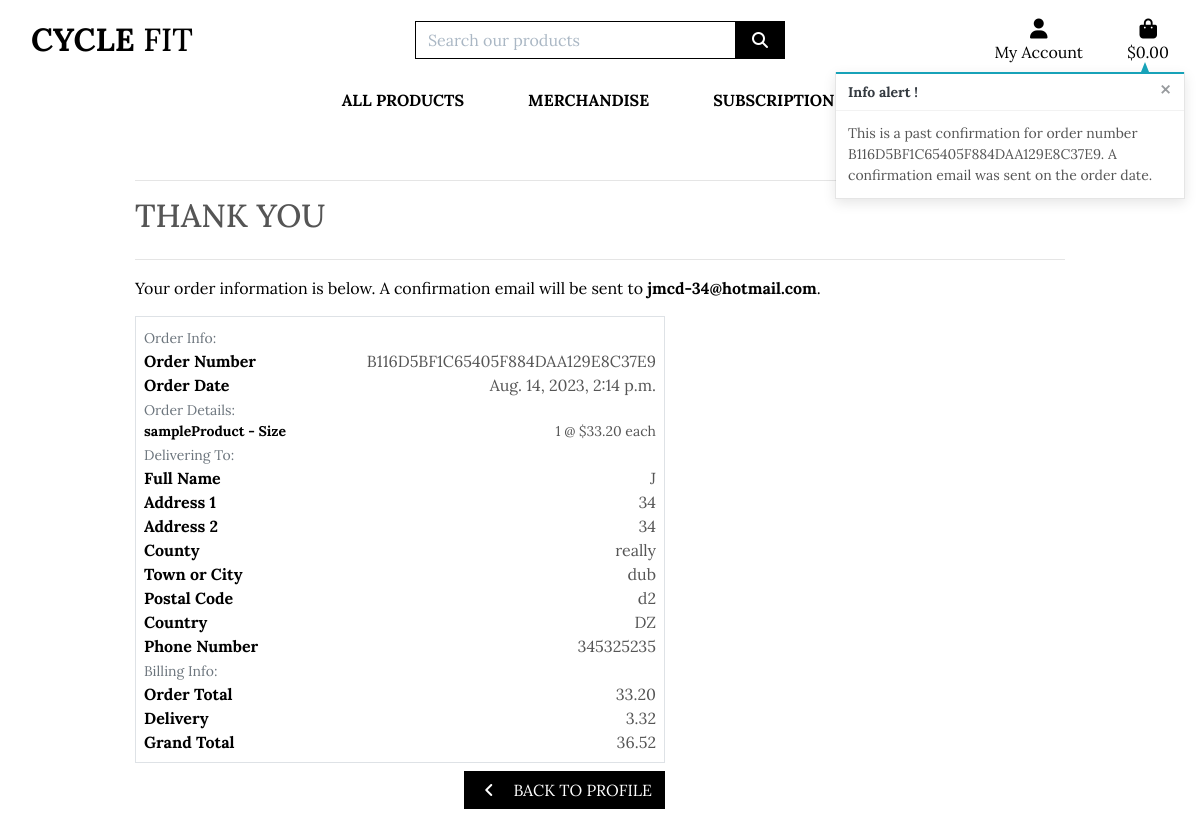
Page /profile/order_history/B116D5BF1C65405F884DAA129E8C37E9 on the earlier database version.
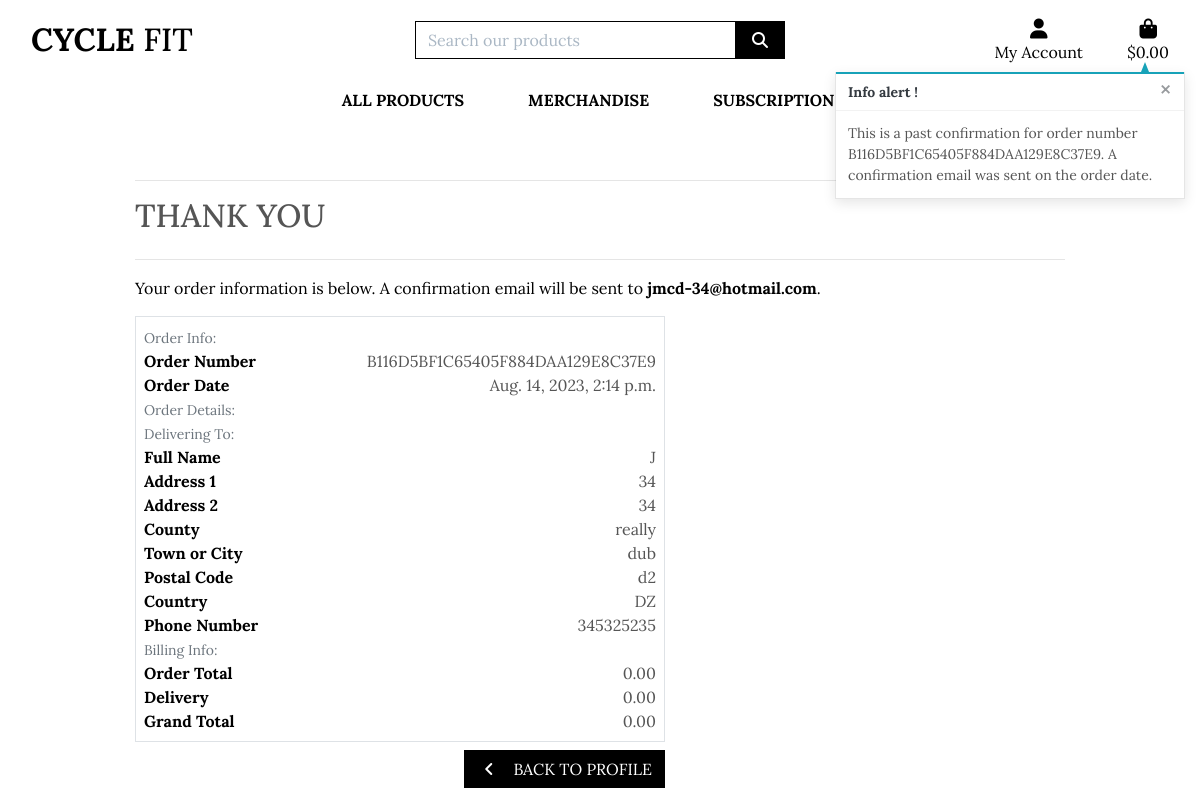
Same page on the later database version.
### checkout/models.py (models this page shows, shortened)
class Order(models.Model):
    order_number = models.CharField(max_length=32, null=False, editable=False)
    user_profile = models.ForeignKey(UserProfile, on_delete=models.SET_NULL,
                                     null=True, blank=True, related_name='orders')
    full_name = models.CharField(max_length=50, null=False, blank=False)
    email = models.EmailField(max_length=254, null=False, blank=False)
    phone_number = models.CharField(max_length=20, null=False, blank=False)
    country = CountryField(blank_label='Country *', null=False, blank=False)
    postcode = models.CharField(max_length=20, null=True, blank=True)
    town_or_city = models.CharField(max_length=40, null=False, blank=False)
    street_address1 = models.CharField(max_length=80, null=False, blank=False)
    street_address2 = models.CharField(max_length=80, null=True, blank=True)
    county = models.CharField(max_length=80, null=True, blank=True)
    date = models.DateTimeField(auto_now_add=True)
    delivery_cost = models.DecimalField(max_digits=6, decimal_places=2, null=False, default=0)
    order_total = models.DecimalField(max_digits=10, decimal_places=2, null=False, default=0)
    grand_total = models.DecimalField(max_digits=10, decimal_places=2, null=False, default=0)
    original_bag = models.TextField(null=False, blank=False, default='')
    stripe_pid = models.CharField(max_length=254, null=False, blank=False, default='')

class OrderLineItem(models.Model):
    order = models.ForeignKey(Order, null=False, blank=False, on_delete=models.CASCADE, related_name='lineitems')
    product = models.ForeignKey(Product, null=False, blank=False, on_delete=models.CASCADE)
    product_size = models.CharField(max_length=2, null=True, blank=True) # XS, S, M, L, XL
    quantity = models.IntegerField(null=False, blank=False, default=0)
    lineitem_total = models.DecimalField(max_digits=6, decimal_places=2, null=False, blank=False, editable=False)

### products/models.py (models this page shows, shortened)
class Product(models.Model):
    category = models.ForeignKey('Category', null=True, blank=True, on_delete=models.SET_NULL)
    sku = models.CharField(max_length=254, null=True, blank=True)
    name = models.CharField(max_length=254)
    description = models.TextField()
    has_sizes = models.BooleanField(default=False, null=True, blank=True)
    price = models.DecimalField(max_digits=6, decimal_places=2)
    rating = models.DecimalField(max_digits=6, decimal_places=2, null=True, blank=True)
    image_url = models.URLField(max_length=1024, null=True, blank=True)
    image = models.ImageField(null=True, blank=True)

### profiles/views.py (the view)
# urls.py: path('order_history/<order_number>', views.order_history, name='order_history'),
def order_history(request, order_number):
    order = get_object_or_404(Order, order_number=order_number)
    messages.info(request, (
        f'This is a past confirmation for order number {order_number}. '
        'A confirmation email was sent on the order date.'
    ))
    template = 'checkout/checkout_success.html'
    context = {
        'order': order,
        'from_profile': True,
    }
    return render(request, template, context)

### checkout/templates/checkout/checkout_success.html (shortened to what this page needs)
{% extends "base.html" %}
{% load static %}
{% block extra_css %}
    <link rel="stylesheet" href="{% static 'checkout/css/checkout.css' %}">
{% endblock %}
{% block page_header %}
    <div class="container header-container">
    </div>
{% endblock %}
{% block content %}
    <div class="overlay"></div>
    <div class="container">
        <div class="row">
            <div class="col">
                <hr>
                <h2 class="logo-font mb-4">Thank You</h2>
                <hr>
                <p class="text-black">Your order information is below. A confirmation email will be sent to <strong>{{ order.email }}</strong>.</p>
            </div>
        </div>
        <div class="row">
            <div class="col-12 col-lg-7">
                <div class="order-confirmation-wrapper p-2 border">
                    <div class="row">
                        <div class="col">
                            <small class="text-muted">Order Info:</small>
                        </div>
                    </div>
                    <div class="row">
                        <div class="col-12 col-md-4">
                            <p class="mb-0 text-black font-weight-bold">Order Number</p>
                        </div>
                        <div class="col-12 col-md-8 text-md-right">
                            <p class="mb-0">{{ order.order_number }}</p>
                        </div>
                    </div>
                    <div class="row">
                        <div class="col-12 col-md-4">
                            <p class="mb-0 text-black font-weight-bold">Order Date</p>
                        </div>
                        <div class="col-12 col-md-8 text-md-right">
                            <p class="mb-0">{{ order.date }}</p>
                        </div>
                    </div>
                    <div class="row">
                        <div class="col">
                            <small class="text-muted">Order Details:</small>
                        </div>
                    </div>
                    {% for item in order.lineitems.all %}
                    <div class="row">
                        <div class="col-12 col-md-4">
                            <p class="small mb-0 text-black font-weight-bold">
                                {{ item.product.name }}{% if item.product_size %} - Size {{ item.product.size|upper }}{% endif %}
                            </p>
                        </div>
                        <div class="col-12 col-md-8 text-md-right">
                            <p class="small mb-0">{{ item.quantity }} @ ${{ item.product.price }} each</p>
                        </div>
                    </div>
                    {% endfor %}
                    <div class="row">
                        <div class="col">
                            <small class="text-muted">Delivering To:</small>
                        </div>
                    </div>
                    <div class="row">
                        <div class="col-12 col-md-4">
                            <p class="mb-0 text-black font-weight-bold">Full Name</p>
                        </div>
                        <div class="col-12 col-md-8 text-md-right">
                            <p class="mb-0">{{ order.full_name }}</p>
                        </div>
                    </div>
                    <div class="row">
                        <div class="col-12 col-md-4">
                            <p class="mb-0 text-black font-weight-bold">Address 1</p>
                        </div>
                        <div class="col-12 col-md-8 text-md-right">
                            <p class="mb-0">{{ order.street_address1 }}</p>
                        </div>
                    </div>
                    {% if order.street_address2 %}
                    <div class="row">
                        <div class="col-12 col-md-4">
                            <p class="mb-0 text-black font-weight-bold">Address 2</p>
                        </div>
                        <div class="col-12 col-md-8 text-md-right">
                            <p class="mb-0">{{ order.street_address1 }}</p>
                        </div>
                    </div>
                    {% endif %}
                    {% if order.county %}
                    <div class="row">
                        <div class="col-12 col-md-4">
                            <p class="mb-0 text-black font-weight-bold">County</p>
                        </div>
                        <div class="col-12 col-md-8 text-md-right">
                            <p class="mb-0">{{ order.county }}</p>
                        </div>
                    </div>
                    {% endif %}
                    <div class="row">
                        <div class="col-12 col-md-4">
                            <p class="mb-0 text-black font-weight-bold">Town or City</p>
                        </div>
                        <div class="col-12 col-md-8 text-md-right">
                            <p class="mb-0">{{ order.town_or_city }}</p>
                        </div>
                    </div>
                    {% if order.postcode %}
                    <div class="row">
                        <div class="col-12 col-md-4">
                            <p class="mb-0 text-black font-weight-bold">Postal Code</p>
                        </div>
                        <div class="col-12 col-md-8 text-md-right">
                            <p class="mb-0">{{ order.postcode }}</p>
                        </div>
                    </div>
                    {% endif %}
                    <div class="row">
                        <div class="col-12 col-md-4">
                            <p class="mb-0 text-black font-weight-bold">Country</p>
                        </div>
                        <div class="col-12 col-md-8 text-md-right">
                            <p class="mb-0">{{ order.country }}</p>
                        </div>
                    </div>
                    <div class="row">
                        <div class="col-12 col-md-4">
                            <p class="mb-0 text-black font-weight-bold">Phone Number</p>
                        </div>
                        <div class="col-12 col-md-8 text-md-right">
                            <p class="mb-0">{{ order.phone_number }}</p>
                        </div>
                    </div>
                    <div class="row">
                        <div class="col">
                            <small class="text-muted">Billing Info:</small>
                        </div>
                    </div>
                    <div class="row">
                        <div class="col-12 col-md-4">
                            <p class="mb-0 text-black font-weight-bold">Order Total</p>
                        </div>
                        <div class="col-12 col-md-8 text-md-right">
                            <p class="mb-0">{{ order.order_total }}</p>
                        </div>
                    </div>
                    <div class="row">
                        <div class="col-12 col-md-4">
                            <p class="mb-0 text-black font-weight-bold">Delivery</p>
                        </div>
                        <div class="col-12 col-md-8 text-md-right">
                            <p class="mb-0">{{ order.delivery_cost }}</p>
                        </div>
                    </div>
                    <div class="row">
                        <div class="col-12 col-md-4">
                            <p class="mb-0 text-black font-weight-bold">Grand Total</p>
                        </div>
                        <div class="col-12 col-md-8 text-md-right">
                            <p class="mb-0">{{ order.grand_total }}</p>
                        </div>
                    </div>
                </div>
            </div>
        </div>
        <div class="row">
			<div class="col-12 col-lg-7 text-right">
                {% if from_profile %}
                    <a href="{% url 'profile' %}" class="btn btn-black rounded-0 my-2">
                        <span class="icon mr-2">
                            <i class="fas fa-angle-left"></i>
                        </span>
                        <span class="text-uppercase">Back to Profile</span>
                    </a>
                {% endif %}
			</div>
		</div>
    </div>
{% endblock %}

Differences in the rows shown:
removed OrderLineItem: product.name "sampleProduct", quantity "1", product.price "33.20"
changed Order "jmcd-34@hotmail.com": order_total "33.20" → "0.00"; delivery_cost "3.32" → "0.00"; grand_total "36.52" → "0.00"
